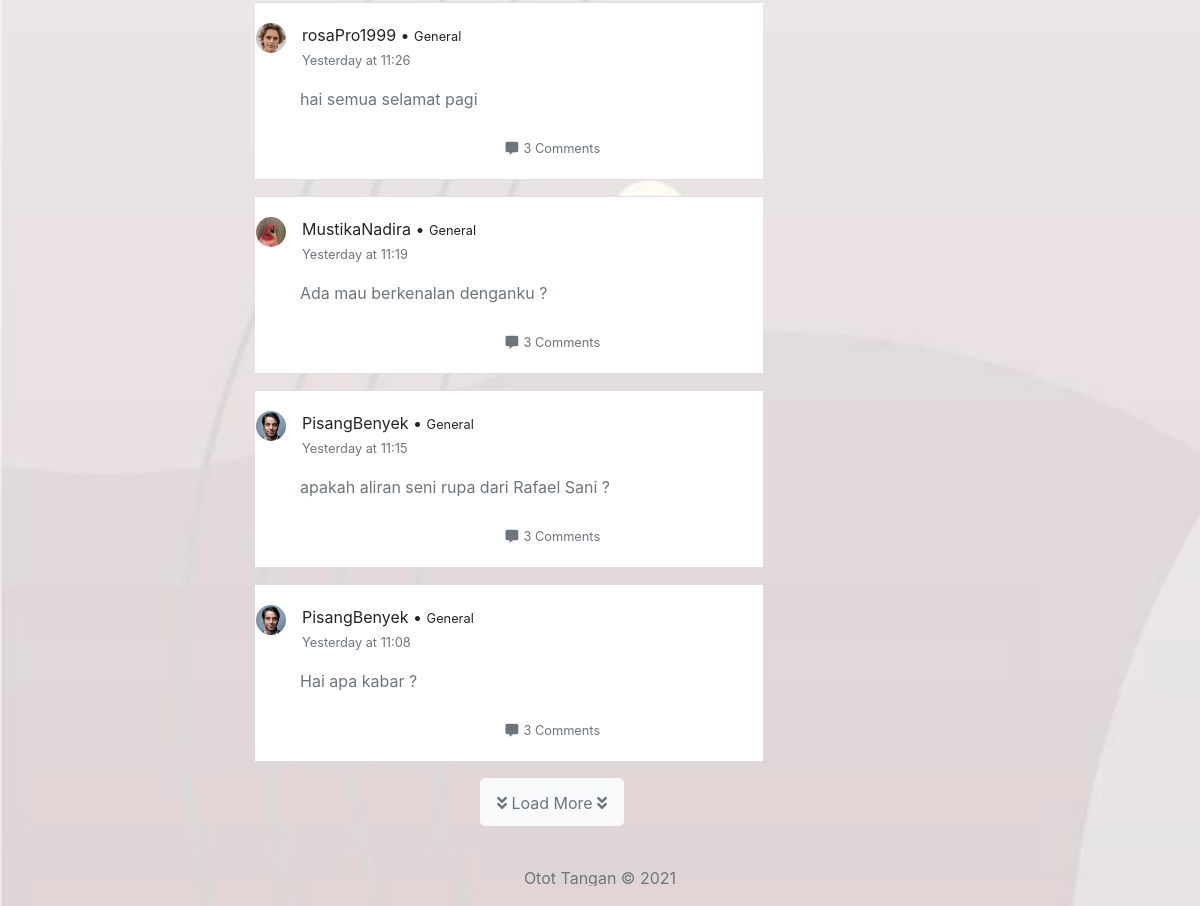
The page /dashboard/index/General/15 (signed in, lower part) on the database as committed earlier.
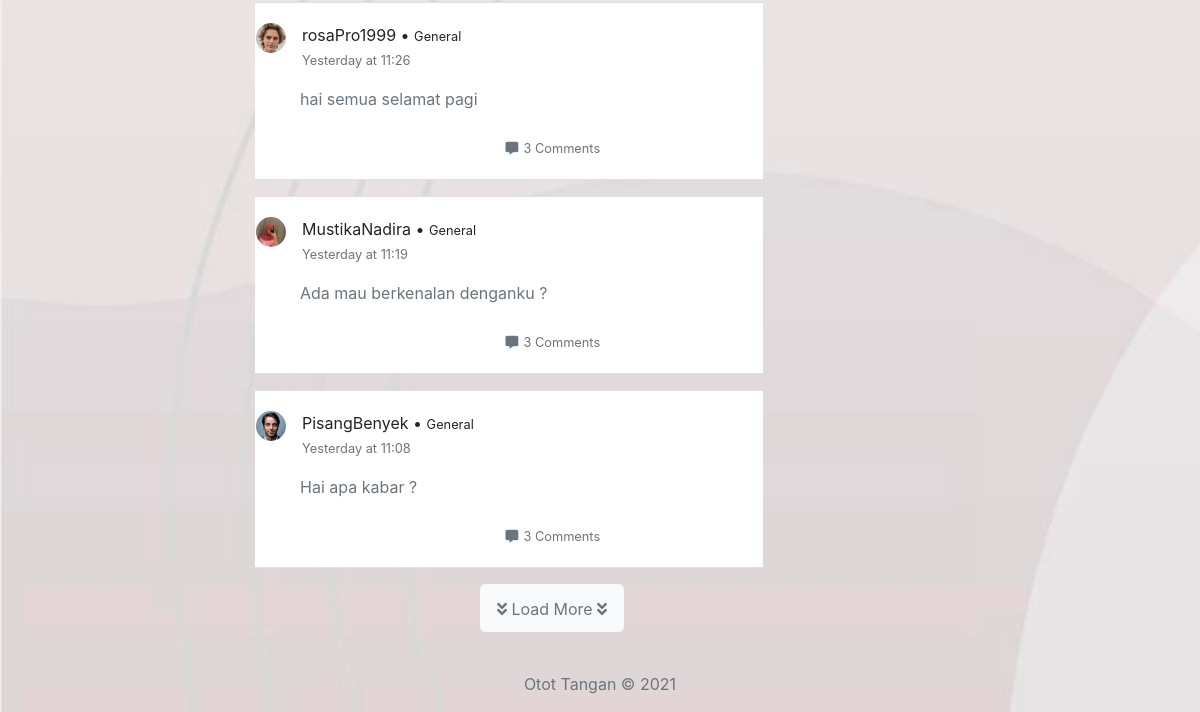
The same page on the database as committed later.
### tables this page shows
CREATE TABLE `posts` (
  `id` int(11) NOT NULL,
  `owner` int(11) NOT NULL,
  `content` mediumtext NOT NULL,
  `category` varchar(25) NOT NULL DEFAULT 'General',
  `time_posted` datetime NOT NULL DEFAULT current_timestamp()
);

### app/core/Controller.php (called while the page is built, shortened)
<?php
class Controller{
	public function view($view, $data = [])
	{
		require_once '../app/views/' . $view . '.php' ;
	}
	public function model($model)
	{
		return new $model;
	}
}

### app/controllers/Dashboard.php (called while the page is built, shortened)
<?php
class Dashboard extends Controller {
	public function index($category = 'All',$rows = 10)
	{
		$data['rows']=$rows;
		$data['user'] = $this->model('User_model')->getUserData($_SESSION['UserLoggedIn']);
		$data['top10'] = $this->model('User_model')->getTop();
		$data['count'] = count($data['top10']);
		if ($category == 'All') {
			$data['categoryshow']="All Category";
		}else{
			$data['categoryshow']=$category;
		}
		if ($category == 'All') {
			$data['category']="All";
		}else{
			$data['category']=$category;
		}
		$categoryLogo = $this->model('Post_model')->getCategoryLogo($category);
		$data['logo'] = $categoryLogo;
		if ($category == 'All') {
			$data['post'] = $this->model('Post_model')->getAllPost($data['rows']);
			$postCount = $this->model('Post_model')->countAllPost($data['rows']);
			for ($i=0; $i < $postCount ; $i++) {
				$userData = $this->model('User_model')->getUserById($data['post'][$i]['owner']);
				$timeConvert = $this->model('Post_model')->convertTime($data['post'][$i]['time_posted']);
				$data['post'][$i]['date'] = $timeConvert['date'];
				$data['post'][$i]['hour'] = $timeConvert['hour'];
				$data['post'][$i]['ppowner'] = $userData[0]['photo'];
				$data['post'][$i]['ownername'] = $userData[0]['username'];
			}
		}else{
			$data['post'] = $this->model('Post_model')->getPostByCategory($category,$rows);
			$postCount = $this->model('Post_model')->countPostByCategory($category,$rows);
			for ($i=0; $i < $postCount ; $i++) {
				$userData = $this->model('User_model')->getUserById($data['post'][$i]['owner']);
				$timeConvert = $this->model('Post_model')->convertTime($data['post'][$i]['time_posted']);
				$data['post'][$i]['date'] = $timeConvert['date'];
				$data['post'][$i]['hour'] = $timeConvert['hour'];
				$data['post'][$i]['ppowner'] = $userData[0]['photo'];
				$data['post'][$i]['ownername'] = $userData[0]['username'];
			}
		}
		$data['title'] = "Dashboard";
		$this->view('template/header',$data);
		$this->view('template/left-panel');
		$this->view('dashboard/index',$data);
		$this->view('template/right-panel',$data);
		$this->view('template/footer');
	}
}

### app/core/App.php (called while the page is built, shortened)
<?php
class App{
	protected $controller = 'home';
	protected $method = 'index';
	protected $params = [];
	public function __construct()
	{
		$url = $this -> parseURL();
		if (file_exists('../app/controllers/' . $url[0] . '.php')) {
			$this->controller = $url[0];
			unset($url[0]);
		}
		$this->controller = new $this->controller;
		if (isset($url[1])) {
			if (method_exists($this -> controller, $url[1])) {
				$this->method = $url[1];
				unset($url[1]);
			}
		}
		if (!empty($url)) {
			$this->params = array_values($url);
		}
		call_user_func_array([$this->controller, $this->method], $this->params);
	}
	public function parseURL()
	{
		if (isset($_GET['url'])) {
			$url = rtrim($_GET['url'],'/');
			$url = filter_var($url, FILTER_SANITIZE_URL);
			$url = explode('/', $url);
			return $url;
		}else{
			$url = [$this->controller];
			return $url;
		}
	}
}

### public/index.php (called while the page is built, shortened)
<?php
$app = new App;

### app/core/Database.php (called while the page is built, shortened)
<?php
class Database {
    private $host = DB_HOST;
    private $user = DB_USER;
    private $pass = DB_PASS;
    private $db_name = DB_NAME;
    private $dbh;
    private $stmt;
    public function __construct()
    {
        $dsn = 'mysql:host=' . $this->host . ';dbname=' . $this->db_name;
        $option = [
            PDO::ATTR_PERSISTENT => true,
            PDO::ATTR_ERRMODE => PDO::ERRMODE_EXCEPTION
        ];
        try {
            $this->dbh = new PDO($dsn, $this->user, $this->pass, $option);
        } catch(PDOException $e) {
            die($e->getMessage());
        }
    }
    public function query($query)
    {
        $this->stmt = $this->dbh->prepare($query);
    }
    public function bind($param, $value, $type = null)
    {
        if( is_null($type) ) {
            switch( true ) {
                default :
                    $type = PDO::PARAM_STR;
            }
        }
        $this->stmt->bindValue($param, $value, $type);
    }
    public function execute()
    {
        $this->stmt->execute();
    }
    public function resultSet()
    {
        $this->execute();
        return $this->stmt->fetchAll(PDO::FETCH_ASSOC);
    }
}

### app/models/Post_model.php (called while the page is built, shortened)
<?php
class Post_model
{
	public function __construct()
	{
        $this->db = new Database;
	}
	public function getPostByCategory($category,$rows)
	{
		$this->db->query('SELECT * FROM posts WHERE category=:category ORDER BY id DESC LIMIT '.$rows);
		$this->db->bind('category',$category);
		$result = $this->db->resultSet();
		return $result;
	}
	public function countPostByCategory($category,$rows)
	{
		$this->db->query('SELECT * FROM posts WHERE category=:category LIMIT '.$rows);
		$this->db->bind('category',$category);
		$this->db->execute();
		$total  = $this->db->rowCount();
		return $total;
	}
}

### app/views/dashboard/index.php (the view, shortened to what this page needs)
<div class="col-md-7">
	<?php foreach ($data['post'] as $post): ?>
	<div class="card mb-3">
		<div class="card-body">
			<div>
				<div class="row mx-1">
					<img src="<?=ROOTURL ?>/public/assets/img/profile-img/<?=$post['ppowner'] ?>" height="30px" width="30px" class="rounded-circle">&emsp;
					<div>
						<span class="mb-0 pb-0"><?=$post['ownername'];?> &bull; <small><?= $post['category']  ?></small></span><br>
						<small class="text-muted mt-0"><?=$post['date'].' at '.$post['hour'] ?></small>
					</div>
				</div>
				<div class="mx-5 mt-3">
					<a href="<?=ROOTURL ?>/post/<?=$post['id'] ?>" class="card-text deco-none">
						<p class="text-muted"><?= $post['content']?></p>
					</a>
				</div>
				<div class="d-flex justify-content-center mt-4">
					<div class="text-center">
						<a href="<?=ROOTURL ?>/post" class="deco-none text-secondary">
							<small><i class="fas fa-comment-alt fa-fw"></i> 3 Comments</small>
						</a>
					</div>
				</div>
			</div>
		</div>
	</div>
	<?php endforeach ?>
		<div id="Load" class="d-flex justify-content-center mb-4">
			<a href="<?= ROOTURL.'/dashboard/index/'.$data['category']?>/<?php echo $data['rows'] += 5 ?>#Load" class="btn btn-light btn-lg">
				<small class="text-secondary">
				<i class="fas fa-angle-double-down"></i> Load More <i class="fas fa-angle-double-down"></i>
				</small>
			</a>
		</div>
</div>

### app/views/template/header.php (shortened to what this page needs)
<!DOCTYPE html>
<html>
<head>
	<link rel="stylesheet" href="https://cdn.jsdelivr.net/npm/bootstrap@4.6.0/dist/css/bootstrap.min.css">
	<link rel="stylesheet" type="text/css" href="<?= ROOTURL ?>/public/assets/css/global.css">
	<link rel="stylesheet" href="https://use.fontawesome.com/releases/v5.15.3/css/all.css">
</head>
<body>

### app/views/template/left-panel.php (shortened to what this page needs)
<div class="row mx-4 mt-4">
	<div class="col-md-2">
	</div>

### app/views/template/right-panel.php (shortened to what this page needs)
	<div class="col-md-3">
	</div>
</div>

### app/views/template/footer.php
<footer class="footer mt-auto py-3">
	<div class="container">
		<div class="d-flex justify-content-center text-muted">
			Otot Tangan &copy; 2021
		</div>
	</div>
</footer>

### public/assets/css/global.css (style rules this page uses)
body { background-image: url('../img/wave.jpg'); background-repeat: none; background-attachment: fixed; background-size: cover; }
a.deco-none { text-decoration: none; }

Rows that differ between the two databases and show on the page:
removed posts: ownername "PisangBenyek", category "General", date "Yesterday", hour "11:15", content "apakah aliran seni rupa dari Rafael Sani ?"
